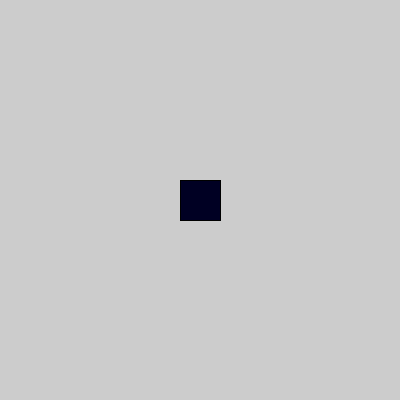
Frame 1 (no input)
Frame 60 (the mouse pressed at the canvas centre just before this capture): identical to frame 1, image omitted
Frame 120 (the mouse held since frame 60 and released just before this capture): identical to frame 1, image omitted

The Processing sketch that drew this single still picture (run headless with seeded random() and noise(); from frame 60 on, the mouse is pressed at the canvas centre):

// Processing sketch: sketch_130313a
// ── sketch_130313a.pde
void setup(){
  size (400, 400);
}
void draw(){ 
  fill (0,0,35);
  rect (180,180,40,40);
}
  
